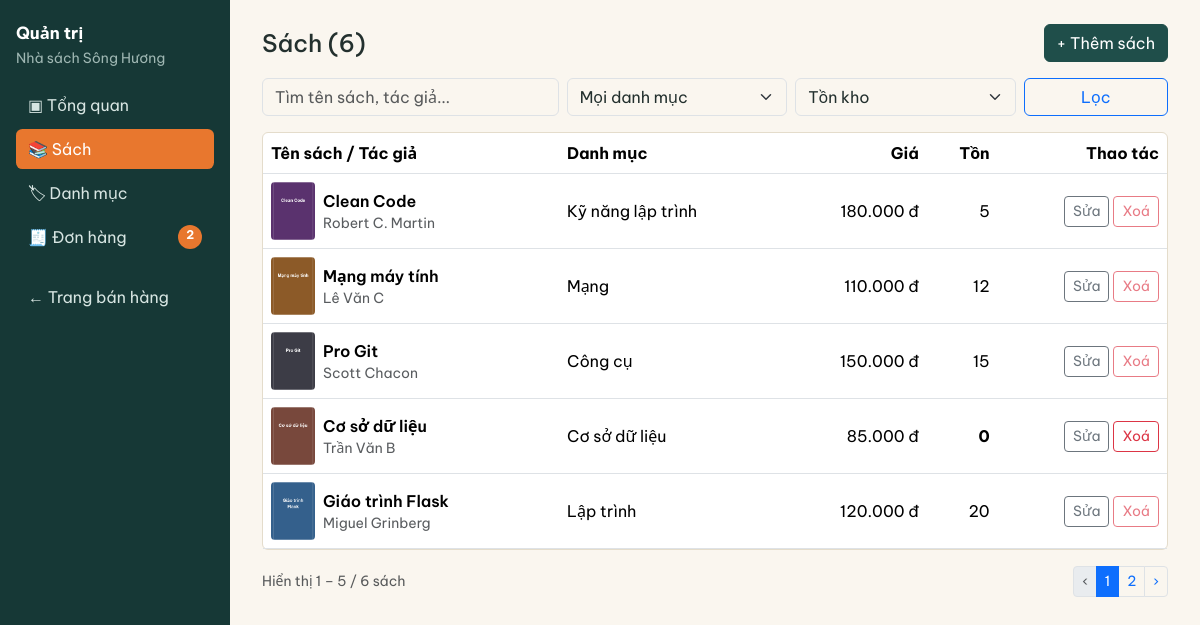
The app's page /admin/books with its own data.
### models.py (models this page shows)
class Book(db.Model):
    id = db.Column(db.Integer, primary_key=True)
    title = db.Column(db.String(200), nullable=False)
    author = db.Column(db.String(120), nullable=False)
    publisher = db.Column(db.String(120))
    year = db.Column(db.Integer)
    price = db.Column(db.Integer, nullable=False)          # đồng, số nguyên
    stock = db.Column(db.Integer, nullable=False, default=0)
    description = db.Column(db.Text)
    cover = db.Column(db.String(100))                      # tên file ngẫu nhiên
    category_id = db.Column(db.Integer, db.ForeignKey("category.id"), nullable=False)
    created_at = db.Column(db.DateTime, nullable=False, default=datetime.now)
    category = db.relationship("Category", back_populates="books")
    @property
    def cover_url(self):
        if self.cover:
            return url_for("static", filename=f"uploads/{self.cover}")
        return url_for("static", filename="img/no-cover.svg")

class Category(db.Model):
    id = db.Column(db.Integer, primary_key=True)
    name = db.Column(db.String(100), nullable=False, unique=True)
    description = db.Column(db.Text)
    books = db.relationship("Book", back_populates="category")

### admin.py (the view)
@bp.route("/books")
def books():
    q = request.args.get("q", "").strip()
    cat = request.args.get("category", type=int)
    stock = request.args.get("stock", "")
    page = request.args.get("page", 1, type=int)
    stmt = select(Book).order_by(Book.created_at.desc(), Book.id.desc())
    if q:
        like = f"%{q}%"
        stmt = stmt.where(or_(Book.title.ilike(like), Book.author.ilike(like)))
    if cat:
        stmt = stmt.where(Book.category_id == cat)
    if stock == "in":
        stmt = stmt.where(Book.stock > 0)
    elif stock == "low":
        stmt = stmt.where(Book.stock <= LOW_STOCK)
    elif stock == "out":
        stmt = stmt.where(Book.stock == 0)
    pagination = db.paginate(stmt, page=page, per_page=BOOKS_PER_PAGE, error_out=False)
    ids = [b.id for b in pagination.items]
    ordered = set(db.session.scalars(
        select(OrderItem.book_id).where(OrderItem.book_id.in_(ids)))) if ids else set()
    categories = db.session.scalars(select(Category).order_by(Category.name)).all()
    return render_template("admin/books.html", pagination=pagination, ordered=ordered,
                           categories=categories, q=q, cat=cat, stock=stock)

### cart.py (called while the page is built)
def get_cart() -> dict:
    return dict(session.get("cart", {}))

def cart_count() -> int:
    return sum(get_cart().values())

### templates/admin/books.html (shortened to what this page needs)
{% extends 'admin/base.html' %}
{% from '_macros.html' import pager %}
{% block admin %}
<div class="d-flex justify-content-between align-items-center mb-3">
  <h1 class="h4 mb-0">Sách ({{ pagination.total }})</h1>
  <a class="btn btn-primary" href="{{ url_for('admin.book_form') }}">+ Thêm sách</a>
</div>
<form class="row g-2 mb-3" method="get">
  <div class="col-md-4"><input class="form-control" name="q" value="{{ q }}" placeholder="Tìm tên sách, tác giả..."></div>
  <div class="col-md-3"><select class="form-select" name="category">
    <option value="">Mọi danh mục</option>
  </select></div>
  <div class="col-md-3"><select class="form-select" name="stock">
    <option value="">Tồn kho</option>
  </select></div>
  <div class="col-md-2 d-grid"><button class="btn btn-outline-primary">Lọc</button></div>
</form>
<div class="card"><div class="table-responsive">
<table class="table align-middle mb-0">
  <thead><tr><th>Tên sách / Tác giả</th><th>Danh mục</th><th class="text-end">Giá</th><th class="text-end">Tồn</th><th class="text-end">Thao tác</th></tr></thead>
  <tbody>
  {% for b in pagination.items %}
  <tr>
    <td><div class="d-flex align-items-center gap-2"><img class="thumb" src="{{ b.cover_url }}" alt="">
      <div><div class="fw-semibold">{{ b.title }}</div><div class="small text-muted">{{ b.author }}</div></div></div></td>
    <td>{{ b.category.name }}</td>
    <td class="text-end">{{ b.price|money }}</td>
    <td class="text-end {{ 'stock-zero' if b.stock == 0 }}">{{ b.stock }}</td>
    <td class="text-end">
      <div class="d-inline-flex gap-1">
        <a class="btn btn-sm btn-outline-secondary" href="{{ url_for('admin.book_form', book_id=b.id) }}">Sửa</a>
        <form method="post" action="{{ url_for('admin.book_delete', book_id=b.id) }}" onsubmit="return confirm('Xoá sách “{{ b.title|replace("'", "") }}”?')">
          <button class="btn btn-sm btn-outline-danger" {% if b.id in ordered %}disabled title="Sách đã có trong đơn hàng"{% endif %}>Xoá</button>
        </form>
      </div>
    </td>
  </tr>
  {% else %}<tr><td colspan="5" class="text-center text-muted py-4">Không có sách phù hợp.</td></tr>{% endfor %}
  </tbody>
</table></div></div>
<div class="d-flex justify-content-between align-items-center mt-3">
  <span class="small text-muted">{% if pagination.total %}Hiển thị {{ pagination.first }} – {{ pagination.last }} / {{ pagination.total }} sách{% endif %}</span>
  {{ pager(pagination) }}
</div>
{% endblock %}

### static/css/style.css (style rules this page uses)
:root { --paper:#faf6ef; --ink:#23302e; --river:#1f4e4a; --river-dark:#163836; --accent:#e8772e; --line:#e4dccb; --muted:#6f7b78; --bs-body-font-family:"Be Vietnam Pro",system-ui,sans-serif; --bs-body-bg:var(--paper); --bs-body-color:var(--ink); }
body { background:var(--paper);color:var(--ink) }
a { color:var(--river) }
.btn-primary { --bs-btn-bg:var(--river);--bs-btn-border-color:var(--river); --bs-btn-hover-bg:var(--river-dark);--bs-btn-hover-border-color:var(--river-dark); --bs-btn-active-bg:var(--river-dark);--bs-btn-disabled-bg:var(--river);--bs-btn-disabled-border-color:var(--river) }
.card { border-color:var(--line);background:#fff }
.thumb { width:44px;height:58px;object-fit:cover;border-radius:.25rem }
.table>:not(caption)>*>* { background:transparent }
.stock-zero { color:#c0392b;font-weight:700 }

### records on screen
Book: cover_url (picture), title "Clean Code", author "Robert C. Martin", category.name "Kỹ năng lập trình", price "180.000 đ", stock "5"
Book: cover_url (picture), title "Mạng máy tính", author "Lê Văn C", category.name "Mạng", price "110.000 đ", stock "12"
Book: cover_url (picture), title "Pro Git", author "Scott Chacon", category.name "Công cụ", price "150.000 đ", stock "15"
Book: cover_url (picture), title "Cơ sở dữ liệu", author "Trần Văn B", category.name "Cơ sở dữ liệu", price "85.000 đ", stock "0"
Book: cover_url (picture), title "Giáo trình Flask", author "Miguel Grinberg", category.name "Lập trình", price "120.000 đ", stock "20"

### other values on screen
{{ pending_count }} "2"
{{ pagination.total }} "6"
{{ pagination.first }} "1"
{{ pagination.last }} "5"
{{ n }} "1" "2"
